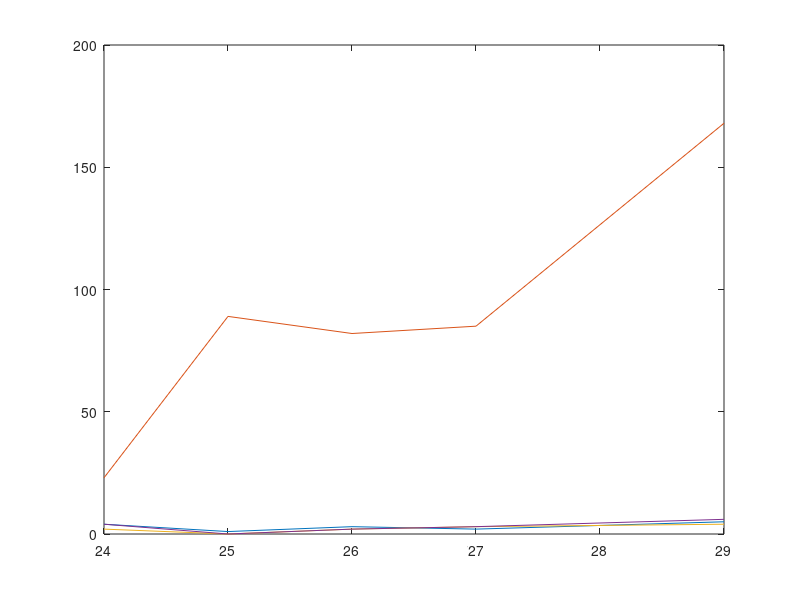

MATLAB code to generate this figure:


%%
%STA/LTA L004 24/10/18 100SR 3.0 thresh
clear
stalta=[24	4	23
25	1	89
26	3	82
27	2	85
29	5	168
];

d=stalta(:,1);% = DateOctober2018;
c=stalta(:,2) ;%= Correct Detections;
f=stalta(:,3) ;%= Incorrect Detections;
figure
plot(d,c)
hold on
plot(d,f)



%CC L004 24/10/18 template: 1.1M  0.44 thresh
cc=[24	2	4
    25	0	0
    26	2	2
    27	3	3
    29	4	6];

cd=cc(:,1);% = DateOctober2018;
cf=cc(:,2) ;%= Correct Detections;
ff=cc(:,3) ;%= Incorrect Detections;

plot(cd,cf)

plot(cd,ff)

%plot either bar graphs with 2bars for each day or confidence graph for
%percentage chance of correct detection